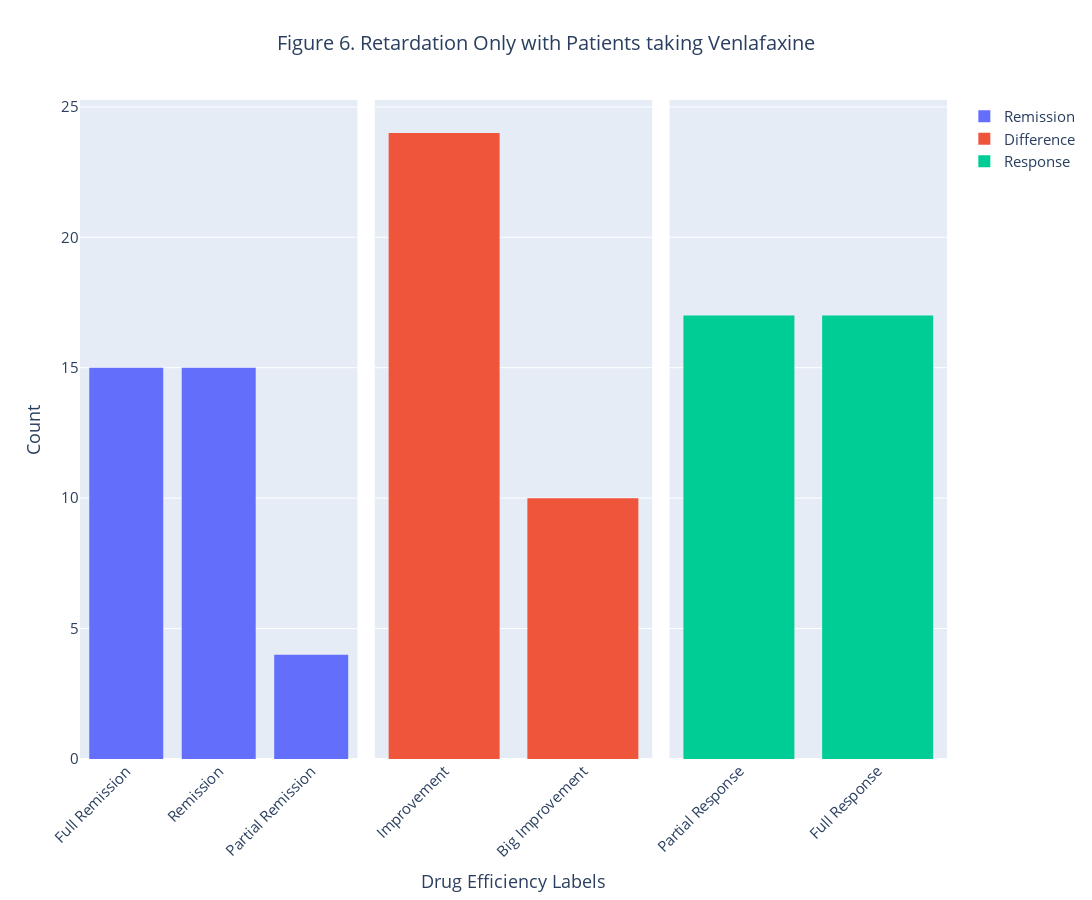

Source (notebook cell):
### Code cell
r_ov = r_o[r_o['DRUG'] == 'Venlafaxine']

rov1 = go.Histogram(x = r_ov['Remission'], name = 'Remission')
rov2 = go.Histogram(x = r_ov['Difference'], name = 'Difference')
rov3 = go.Histogram(x = r_ov['Response'], name = 'Response')

fig6 = make_subplots(rows = 1, cols = 3, shared_yaxes = True, horizontal_spacing = 0.02)
fig6.add_trace(rov1, row = 1, col = 1)
fig6.add_trace(rov2, row = 1, col = 2)
fig6.add_trace(rov3, row = 1, col = 3)

fig6.update_xaxes(categoryorder = 'array', categoryarray = remission_labels, row = 1, col = 1)
fig6.update_xaxes(categoryorder = 'array', categoryarray = difference_labels, row = 1, col = 2)
fig6.update_xaxes(categoryorder = 'array', categoryarray = response_labels, row = 1, col = 3)

fig6.update_layout(
    font = {
        "size": 15
    },
    
    title = {
        "text": 'Figure 6. Retardation Only with Patients taking Venlafaxine',
        "x": 0.5,
        "xanchor" : "center",
        "font" : {
            "size": 20
        }
    },
    #xaxis =dict(tickmode = 'linear',
    #tick0 = 0,
    #dtick = 1),
    xaxis1 = {
        "tickangle": -45,
    },
    xaxis2 = {
        "title" : 'Drug Efficiency Labels',
        "tickangle": -45,
    },
    xaxis3 = {
        "tickangle": -45,
    },
#     xaxis_title = 'Drug Efficiency Labels',
    yaxis_title = 'Count',
    showlegend = True,
    width = 1600,
    height = 900)

fig6.show()

r_ov

### Figure 1 — Plotly figure (JSON) as saved in the notebook; plotly's stock layout.template omitted (floating-point values rounded to 4 significant figures)
{"data": [{"name": "Remission", "type": "histogram", "x": ["Full Remission", "Partial Remission", "Remission", "Remission", "Remission", "Full Remission", "Remission", "Full Remission", "Full Remission", "Partial Remission", "Full Remission", "Full Remission", "Remission", "Full Remission", "Full Remission", "Full Remission", "Full Remission", "Full Remission", "Remission", "Full Remission", "Full Remission", "Full Remission", "Remission", "Remission", "Partial Remission", "Remission", "Remission", "Remission", "Remission", "Full Remission", "Remission", "Remission", "Partial Remission", "Remission"], "xaxis": "x", "yaxis": "y"}, {"name": "Difference", "type": "histogram", "x": ["Improvement", "Improvement", "Improvement", "Improvement", "Improvement", "Improvement", "Improvement", "Big Improvement", "Big Improvement", "Improvement", "Big Improvement", "Big Improvement", "Improvement", "Big Improvement", "Big Improvement", "Improvement", "Big Improvement", "Big Improvement", "Improvement", "Big Improvement", "Improvement", "Improvement", "Improvement", "Improvement", "Improvement", "Improvement", "Improvement", "Improvement", "Improvement", "Big Improvement", "Improvement", "Improvement", "Improvement", "Improvement"], "xaxis": "x2", "yaxis": "y2"}, {"name": "Response", "type": "histogram", "x": ["Full Response", "Partial Response", "Partial Response", "Partial Response", "Partial Response", "Full Response", "Partial Response", "Full Response", "Full Response", "Partial Response", "Full Response", "Full Response", "Partial Response", "Full Response", "Full Response", "Full Response", "Full Response", "Full Response", "Partial Response", "Full Response", "Full Response", "Full Response", "Partial Response", "Partial Response", "Partial Response", "Partial Response", "Full Response", "Partial Response", "Partial Response", "Full Response", "Partial Response", "Full Response", "Partial Response", "Partial Response"], "xaxis": "x3", "yaxis": "y3"}], "layout": {"font": {"size": 15}, "height": 900, "showlegend": true, "title": {"font": {"size": 20}, "text": "Figure 6. Retardation Only with Patients taking Venlafaxine", "x": 0.5, "xanchor": "center"}, "width": 1600, "xaxis": {"anchor": "y", "categoryarray": ["Full Remission", "Remission", "Partial Remission", "No/Mild Remission"], "categoryorder": "array", "domain": [0, 0.32], "tickangle": -45}, "xaxis2": {"anchor": "y2", "categoryarray": ["Worst", "No Change", "Improvement", "Big Improvement"], "categoryorder": "array", "domain": [0.34, 0.66], "tickangle": -45, "title": {"text": "Drug Efficiency Labels"}}, "xaxis3": {"anchor": "y3", "categoryarray": ["No Response", "Partial Response", "Full Response"], "categoryorder": "array", "domain": [0.68, 1], "tickangle": -45}, "yaxis": {"anchor": "x", "domain": [0, 1], "title": {"text": "Count"}}, "yaxis2": {"anchor": "x2", "domain": [0, 1], "matches": "y", "showticklabels": false}, "yaxis3": {"anchor": "x3", "domain": [0, 1], "matches": "y", "showticklabels": false}}}
